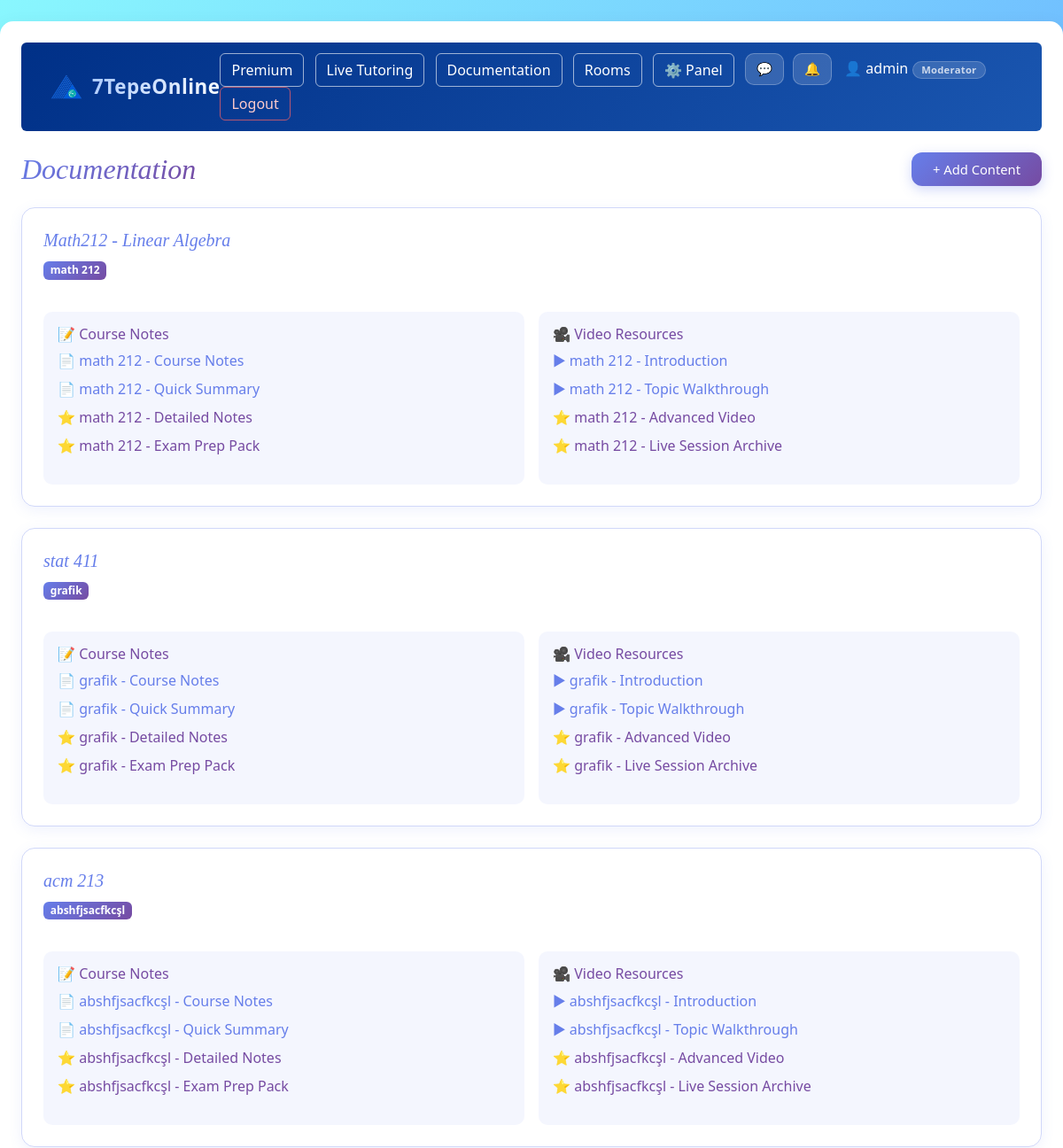
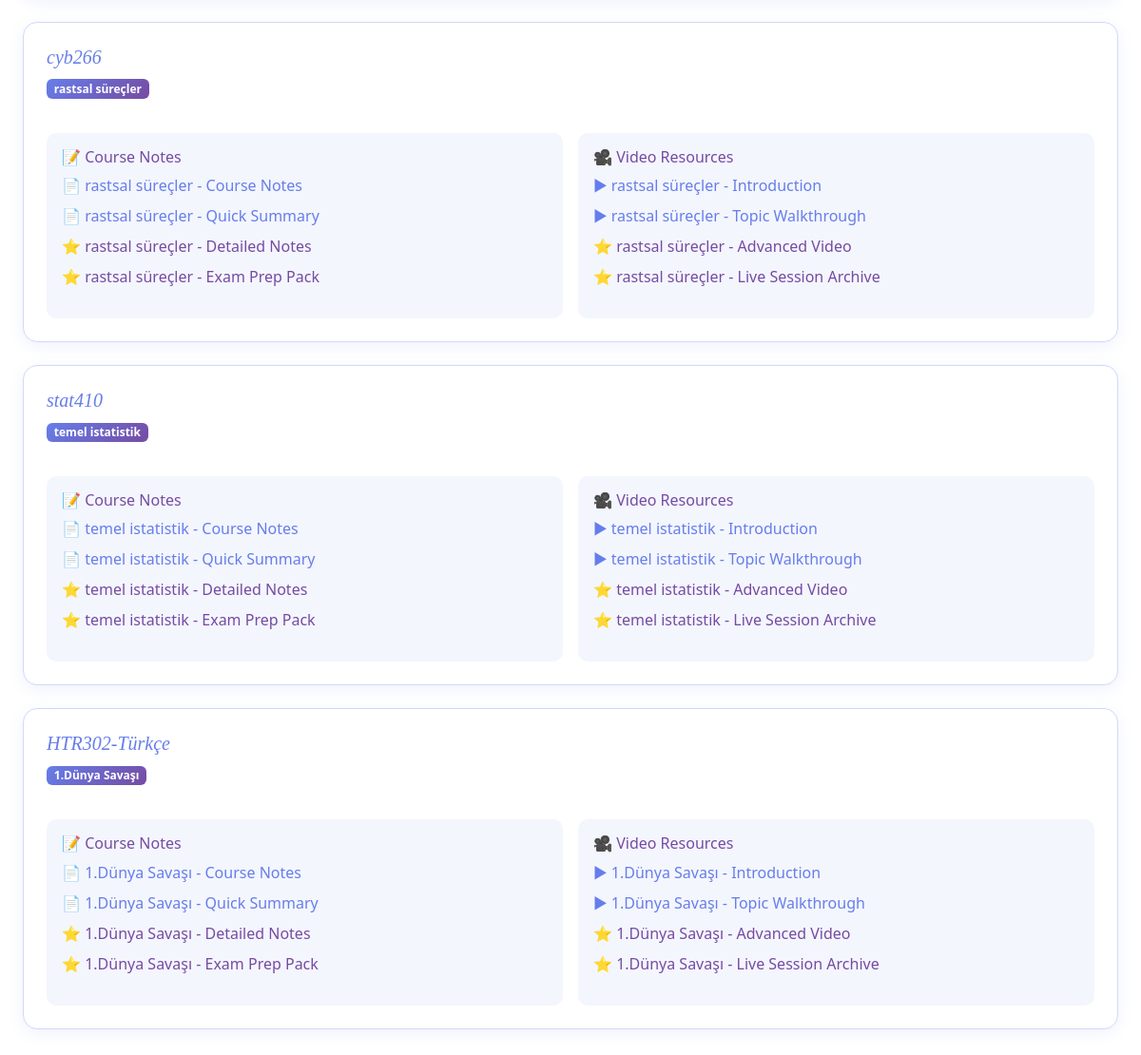
The page /documentation/ (signed in) on the database its author committed (2 pictures, top to bottom).
### core/models.py (models this page shows, shortened)
class StudyRoom(models.Model):
    title = models.CharField(max_length=200)
    subject = models.CharField(max_length=100)
    description = models.TextField()
    creator = models.ForeignKey(User, on_delete=models.CASCADE)
    participants = models.ManyToManyField(User, related_name="joined_rooms", blank=True)
    created_at = models.DateTimeField(auto_now_add=True)
    is_premium_room = models.BooleanField(default=False)
    invite_code = models.CharField(max_length=8, blank=True, unique=True, null=True)

### core/views.py (the view)
# urls.py: path('documentation/', views.documentation, name='documentation'),
def documentation(request):
    if not request.user.is_authenticated:
        return render(request, 'must_login.html')
    from .models import StudyRoom, DocumentationContent
    is_admin = request.user.is_staff
    try:
        profile = request.user.userprofile
        is_premium = profile.is_premium
        is_educator = profile.is_educator
    except:
        is_premium = False
        is_educator = False
    doc_contents = DocumentationContent.objects.all() if (is_premium or is_educator or is_admin) else None
    rooms = StudyRoom.objects.all()
    return render(request, 'documentation.html', {
        'rooms': rooms,
        'is_admin': is_admin,
        'is_premium': is_premium,
        'is_educator': is_educator,
        'doc_contents': doc_contents,
    })

### core/templatetags/user_tags.py (called while the page is built, shortened)
def get_role(user):
    if user.is_staff:
        return 'moderator'

@register.simple_tag
def user_badge_navbar(user):
    role = get_role(user)
    s = BADGE_STYLES[role]
    html = (
        f'<span style="'
        f'display:inline-block;'
        f'background:rgba(255,255,255,0.15);'
        f'color:rgba(255,255,255,0.75);'
        f'border:1px solid rgba(255,255,255,0.2);'
        f'border-radius:20px;'
        f'padding:1px 9px;'
        f'font-size:0.7rem;'
        f'font-weight:600;'
        f'letter-spacing:0.3px;'
        f'margin-left:5px;'
        f'vertical-align:middle;'
        f'">{s["label"]}</span>'
    )
    return mark_safe(html)

### core/templates/documentation.html (shortened to what this page needs)
{% extends 'base.html' %}
{% block content %}
{% if not is_premium and not is_admin %}
<div style="margin-bottom:32px; text-align:center;">
    <div style="display:inline-block; background:rgba(231,76,60,0.08); border:1.5px solid rgba(231,76,60,0.2); border-radius:14px; padding:12px 28px; color:#e74c3c; font-size:0.92rem; margin-bottom:8px;">
        🔒 Premium membership required to access documentation.
        <a href="/premium/" style="color:#667eea; font-weight:600; margin-left:6px;">Upgrade now →</a>
    </div>
</div>
<h2 class="mb-4 text-center" style="font-family:'Playfair Display',Georgia,serif;font-style:italic;background:linear-gradient(135deg,#667eea,#764ba2);-webkit-background-clip:text;-webkit-text-fill-color:transparent;">Documentation</h2>
<div style="opacity:0.45; pointer-events:none; user-select:none; filter:blur(2px);">
    <div style="border-radius:15px;border:1.5px solid rgba(102,126,234,0.3);padding:24px;margin-bottom:16px;">
        <h5 style="font-family:'Playfair Display',Georgia,serif;font-style:italic;color:#667eea;">📄 Premium Course Notes</h5>
        <p style="color:#777;">Detailed study materials prepared by expert educators covering all major subjects.</p>
    </div>
    <div style="border-radius:15px;border:1.5px solid rgba(102,126,234,0.3);padding:24px;margin-bottom:16px;">
        <h5 style="font-family:'Playfair Display',Georgia,serif;font-style:italic;color:#667eea;">🎬 Video Resources</h5>
        <p style="color:#777;">In-depth lecture videos and topic walkthroughs available on demand.</p>
    </div>
    <div style="border-radius:15px;border:1.5px solid rgba(102,126,234,0.3);padding:24px;">
        <h5 style="font-family:'Playfair Display',Georgia,serif;font-style:italic;color:#667eea;">📚 Subject Libraries</h5>
        <p style="color:#777;">Organized collections of notes and exercises by subject and difficulty level.</p>
    </div>
</div>
{% else %}
<div class="d-flex align-items-center justify-content-between mb-4 flex-wrap gap-3">
    <h2 style="font-family:'Playfair Display',Georgia,serif;font-style:italic;background:linear-gradient(135deg,#667eea,#764ba2);-webkit-background-clip:text;-webkit-text-fill-color:transparent;margin:0;">Documentation</h2>
    {% if is_educator or is_admin %}
    <a href="/documentation/create/" class="btn px-4 py-2" style="background:linear-gradient(135deg,#667eea,#764ba2);color:white;border:none;border-radius:12px;font-size:0.92rem;font-weight:500;box-shadow:0 4px 14px rgba(102,126,234,0.3);">
        + Add Content
    </a>
    {% endif %}
</div>
{% for room in rooms %}
<div class="mb-4 p-4" style="border-radius:15px;border:1.5px solid rgba(102,126,234,0.3);box-shadow:0 4px 15px rgba(102,126,234,0.1);">
    <h5 style="font-family:'Playfair Display',Georgia,serif;font-style:italic;color:#667eea;">{{ room.title }}</h5>
    <span class="badge mb-3" style="background:linear-gradient(135deg,#667eea,#764ba2);color:white;">{{ room.subject }}</span>
    <div class="row g-3 mt-1">
        <div class="col-md-6">
            <div class="p-3" style="background:rgba(102,126,234,0.07);border-radius:10px;">
                <h6 style="color:#764ba2;">📝 Course Notes</h6>
                <ul style="list-style:none;padding:0;">
                    <li class="mb-2">
                        <a href="#" onclick="openNote('{{ room.subject }} - Course Notes', 'Core concepts, formulas, and summaries for {{ room.subject }}. Topics: Introduction, Key Concepts, Examples, Summary.'); return false;" style="color:#667eea;text-decoration:none;">
                            📄 {{ room.subject }} - Course Notes
                        </a>
                    </li>
                    <li class="mb-2">
                        <a href="#" onclick="openNote('{{ room.subject }} - Quick Summary', 'A concise summary of {{ room.subject }}. Ideal for last-minute revision. Key terms and formulas are highlighted.'); return false;" style="color:#667eea;text-decoration:none;">
                            📄 {{ room.subject }} - Quick Summary
                        </a>
                    </li>
                    <li class="mb-2">
                        <a href="#" onclick="openNote('{{ room.subject }} - Detailed Notes ⭐', 'Advanced in-depth notes for {{ room.subject }}. Includes proofs, derivations, and extended explanations. Premium content: all chapters covered in depth.'); return false;" style="color:#764ba2;text-decoration:none;font-weight:500;">
                            ⭐ {{ room.subject }} - Detailed Notes
                        </a>
                    </li>
                    <li class="mb-2">
                        <a href="#" onclick="openNote('{{ room.subject }} - Exam Prep ⭐', 'Exam preparation pack for {{ room.subject }}. Includes past questions, predicted questions, and answer keys. Exclusive to Premium members.'); return false;" style="color:#764ba2;text-decoration:none;font-weight:500;">
                            ⭐ {{ room.subject }} - Exam Prep Pack
                        </a>
                    </li>
                </ul>
            </div>
        </div>
        <div class="col-md-6">
            <div class="p-3" style="background:rgba(102,126,234,0.07);border-radius:10px;">
                <h6 style="color:#764ba2;">🎥 Video Resources</h6>
                <ul style="list-style:none;padding:0;">
                    <li class="mb-2">
                        <a href="#" onclick="openFakeVideo('{{ room.subject }} - Introduction Video'); return false;" style="color:#667eea;text-decoration:none;">
                            ▶ {{ room.subject }} - Introduction
                        </a>
                    </li>
                    <li class="mb-2">
                        <a href="#" onclick="openFakeVideo('{{ room.subject }} - Topic Walkthrough'); return false;" style="color:#667eea;text-decoration:none;">
                            ▶ {{ room.subject }} - Topic Walkthrough
                        </a>
                    </li>
                    <li class="mb-2">
                        <a href="#" onclick="openYoutube('https://www.youtube.com/embed/dQw4w9WgXcQ', '{{ room.subject }} - Advanced Video ⭐'); return false;" style="color:#764ba2;text-decoration:none;font-weight:500;">
                            ⭐ {{ room.subject }} - Advanced Video
                        </a>
                    </li>
                    <li class="mb-2">
                        <a href="#" onclick="openYoutube('https://www.youtube.com/embed/dQw4w9WgXcQ', '{{ room.subject }} - Live Session Archive ⭐'); return false;" style="color:#764ba2;text-decoration:none;font-weight:500;">
                            ⭐ {{ room.subject }} - Live Session Archive
                        </a>
                    </li>
                </ul>
            </div>
        </div>
    </div>
</div>
{% empty %}
<p class="text-center text-muted">No study rooms found. Create a room to get started.</p>
{% endfor %}
{% endif %}
{% endblock %}

### core/templates/base.html (shortened to what this page needs)
{% load user_tags %}
<!DOCTYPE html>
{% load static %}
<html>
<head>
    <link href="https://cdn.jsdelivr.net/npm/bootstrap@5.3.0/dist/css/bootstrap.min.css" rel="stylesheet">
</head>
<body>
<div class="container-fluid mt-4 p-4" style="background-color:white; border-radius:15px; box-shadow:0 10px 25px rgba(0,0,0,0.1); min-height:80vh;">
    <nav class="navbar navbar-expand-lg rounded" style="background: linear-gradient(135deg, #003087, #1a56b0); padding: 12px 20px; position:relative; z-index:1000;">
        <div class="container-fluid">
            <a href="/" style="display:flex;align-items:center;gap:10px;text-decoration:none;">
                <img src="{% static 'images/yeditepe_logo.png' %}" alt="Yeditepe" style="height:38px;width:38px;object-fit:contain;mix-blend-mode:screen;">
                <span style="font-family:'Segoe UI',Arial,sans-serif; font-style:normal; font-weight:900; font-size:1.4rem; background:linear-gradient(135deg,#a8c8ff,#ffffff); -webkit-background-clip:text; -webkit-text-fill-color:transparent; letter-spacing:0.5px;">7TepeOnline</span>
            </a>
            <div>
                <a class="btn me-2" href="/premium/" style="border:1.5px solid rgba(255,255,255,0.6); color:white; background:transparent;" onmouseover="this.style.background='rgba(255,255,255,0.25)'" onmouseout="this.style.background='transparent'">Premium</a>
                <a class="btn me-2" href="/premium-rooms/" style="border:1.5px solid rgba(255,255,255,0.6); color:white; background:transparent;" onmouseover="this.style.background='rgba(255,255,255,0.25)'" onmouseout="this.style.background='transparent'">Live Tutoring</a>
                <a class="btn me-2" href="/documentation/" style="border:1.5px solid rgba(255,255,255,0.6); color:white; background:transparent;" onmouseover="this.style.background='rgba(255,255,255,0.25)'" onmouseout="this.style.background='transparent'">Documentation</a>
                <a class="btn me-2" href="/rooms/" style="border:1.5px solid rgba(255,255,255,0.6); color:white; background:transparent;" onmouseover="this.style.background='rgba(255,255,255,0.25)'" onmouseout="this.style.background='transparent'">Rooms</a>
                {% if request.user.is_staff %}
                <a class="btn me-2" href="/admin-panel/" style="border:1.5px solid rgba(255,255,255,0.6);color:white;background:transparent;" onmouseover="this.style.background='rgba(255,255,255,0.25)'" onmouseout="this.style.background='transparent'">⚙ Panel</a>
                {% endif %}
                {% if request.user.is_authenticated %}
                    {% if request.user.is_authenticated %}
                    <a href="/" style="position:relative;display:inline-flex;align-items:center;margin-right:6px;text-decoration:none;">
                        <button style="background:rgba(255,255,255,0.15);border:1px solid rgba(255,255,255,0.25);color:white;border-radius:10px;padding:6px 12px;cursor:pointer;font-size:0.9rem;">
                            💬
                        </button>
                    </a>
                    <div style="position:relative;display:inline-block;margin-right:10px;">
                        <button onclick="toggleNotifications()" id="notifBell" style="background:rgba(255,255,255,0.15);border:1px solid rgba(255,255,255,0.25);color:white;border-radius:10px;padding:6px 12px;cursor:pointer;font-size:0.9rem;position:relative;">
                            🔔
                        </button>
                    </div>
                    {% endif %}
                    <span style="color:white; margin-right:8px;">
                        👤 {{ request.user.username }}{% user_badge_navbar request.user %}
                    </span>
                    <form action="/logout/" method="POST" style="display:inline; margin:0;">
                        <button class="btn" style="border:1.5px solid rgba(255,100,100,0.7); color:#ffcccc; background:transparent;" onmouseover="this.style.background='#e74c3c'; this.style.color='white'" onmouseout="this.style.background='transparent'; this.style.color='#ffcccc'">Logout</button>
                    </form>
                {% endif %}
            </div>
        </div>
    </nav>
    <div class="mt-4" style="overflow:visible;">
        {% block content %}
        {% endblock %}
    </div>
</div>
</body>
</html>

### core/templates/base.html (style rules this page uses)
body { background: linear-gradient(135deg, #89f7fe, #66a6ff, #c2e9fb); min-height: 100vh; }

### rows shown on the page
StudyRoom: title "Math212 - Linear Algebra", subject "math 212"
StudyRoom: title "stat 411", subject "grafik"
StudyRoom: title "acm 213", subject "abshfjsacfkcşl"
StudyRoom: title "cyb266", subject "rastsal süreçler"
StudyRoom: title "stat410", subject "temel istatistik"
StudyRoom: title "HTR302-Türkçe", subject "1.Dünya Savaşı"

### other values the page prints
{{ request.user.username }} "admin"
